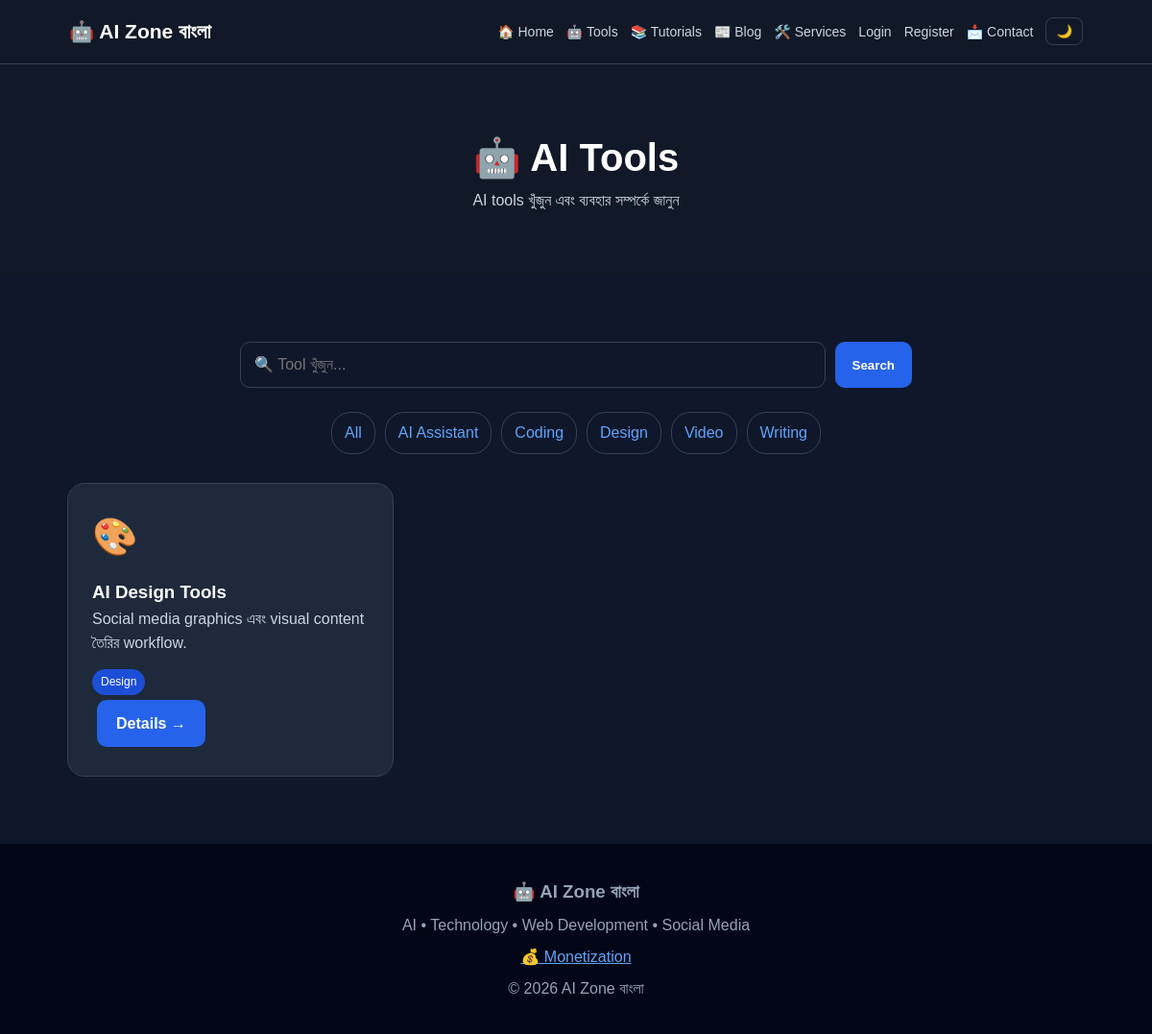
Screenshot of /tools?category=Design with the database file from the repository.
### tables this page shows
CREATE TABLE tools (
            id INTEGER PRIMARY KEY AUTOINCREMENT,
            name TEXT UNIQUE NOT NULL,
            slug TEXT UNIQUE NOT NULL,
            category TEXT NOT NULL,
            icon TEXT NOT NULL,
            description TEXT NOT NULL,
            affiliate_url TEXT DEFAULT '#',
            clicks INTEGER DEFAULT 0
        );

### app.py (the view)
@app.route("/tools")
def tools():
    track("/tools")
    category = request.args.get("category", "")
    search = request.args.get("q", "")
    con = db()
    if search:
        rows = con.execute("""
            SELECT * FROM tools
            WHERE name LIKE ? OR category LIKE ? OR description LIKE ?
            ORDER BY name
        """, (f"%{search}%", f"%{search}%", f"%{search}%")).fetchall()
    elif category:
        rows = con.execute("""
            SELECT * FROM tools
            WHERE category = ?
            ORDER BY name
        """, (category,)).fetchall()
    else:
        rows = con.execute(
            "SELECT * FROM tools ORDER BY name"
        ).fetchall()
    categories = con.execute(
        "SELECT DISTINCT category FROM tools ORDER BY category"
    ).fetchall()
    con.close()
    return render_template(
        "tools.html",
        tools=rows,
        categories=categories,
        search=search,
        selected_category=category
    )

### app.py (called while the page is built)
def db():
    con = sqlite3.connect(DB)
    con.row_factory = sqlite3.Row
    return con

def track(page):
    con = db()
    con.execute("INSERT INTO visits (page) VALUES (?)", (page,))
    con.commit()
    con.close()

### templates/tools.html (shortened to what this page needs)
{% extends "base.html" %}
{% block content %}
<section class="page-header">
<h1>🤖 AI Tools</h1>
<p>AI tools খুঁজুন এবং ব্যবহার সম্পর্কে জানুন</p>
</section>
<section class="section">
<form class="search-box" method="GET">
<input
type="search"
name="q"
value="{{ search }}"
placeholder="🔍 Tool খুঁজুন...">
<button type="submit">
Search
</button>
</form>
<div class="category-row">
<a href="/tools">All</a>
{% for category in categories %}
<a href="/tools?category={{ category['category'] }}">
{{ category['category'] }}
</a>
{% endfor %}
</div>
<div class="cards">
{% for tool in tools %}
<div class="card">
<div class="icon">
{{ tool['icon'] }}
</div>
<h3>
{{ tool['name'] }}
</h3>
<p>
{{ tool['description'] }}
</p>
<span class="tag">
{{ tool['category'] }}
</span>
<br>
<a class="btn primary"
href="/tool/{{ tool['slug'] }}">
Details →
</a>
</div>
{% else %}
<p>কোনো tool পাওয়া যায়নি।</p>
{% endfor %}
</div>
</section>
{% endblock %}

### static/style.css (style rules this page uses)
* { margin: 0; padding: 0; box-sizing: border-box; }
:root { --bg: #0f172a; --card: #1e293b; --nav: #111827; --text: #ffffff; --muted: #cbd5e1; --border: #334155; --primary: #2563eb; --accent: #60a5fa; }
body { font-family: Arial, sans-serif; background: var(--bg); color: var(--text); line-height: 1.6; transition: 0.3s; }
a { color: var(--accent); }
.btn { display: inline-block; padding: 12px 20px; margin: 5px; border-radius: 10px; text-decoration: none; font-weight: bold; }
.primary { background: var(--primary); color: white; }
.section { max-width: 1100px; margin: auto; padding: 70px 20px; }
.cards { display: grid; grid-template-columns: repeat(3, 1fr); gap: 20px; }
.card { background: var(--card); padding: 25px; border-radius: 18px; border: 1px solid var(--border); transition: 0.2s; }
.icon { font-size: 38px; margin-bottom: 12px; }
.card p { color: var(--muted); }
.tag { display: inline-block; margin-top: 14px; padding: 4px 9px; background: #1d4ed8; color: white; border-radius: 20px; font-size: 12px; }
.page-header { text-align: center; padding: 65px 20px; background: var(--nav); }
.page-header h1 { font-size: 40px; }
.page-header p { color: var(--muted); }
.search-box { display: flex; max-width: 700px; margin: 0 auto 25px; gap: 10px; }
input, textarea, select { width: 100%; padding: 14px; border: 1px solid var(--border); border-radius: 10px; background: var(--bg); color: var(--text); font-size: 16px; }
button { padding: 13px 18px; border: none; border-radius: 10px; background: var(--primary); color: white; font-weight: bold; cursor: pointer; }
.category-row { display: flex; flex-wrap: wrap; justify-content: center; gap: 10px; margin-bottom: 30px; }
.category-row a { text-decoration: none; padding: 8px 13px; border: 1px solid var(--border); border-radius: 20px; }

### rows the page displays
tools: category "AI Assistant"
tools: category "Coding"
tools: category "Video"
tools: category "Writing"
tools: icon "🎨", name "AI Design Tools", description "Social media graphics এবং visual content তৈরির workflow.", category "Design"

### other values shown
{{ category['category'] }} "Design"
